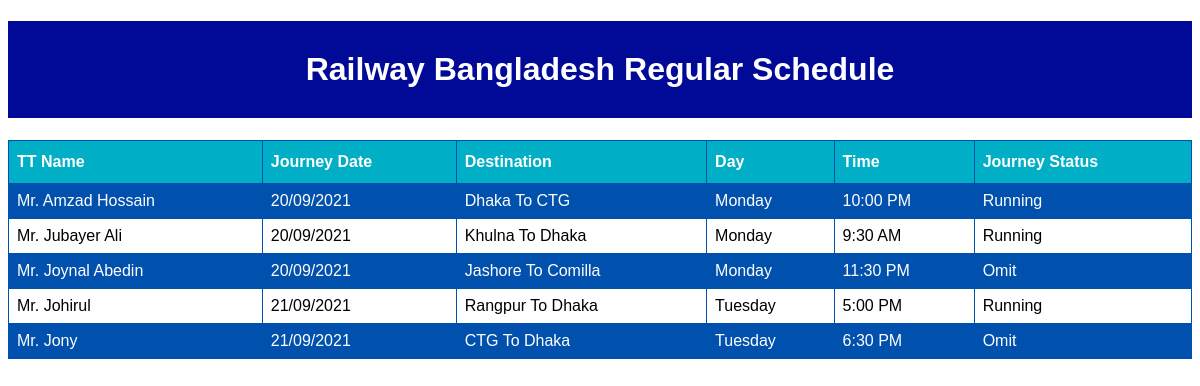
The page /railway_schedule on the database its author committed.
### railapp/models.py (models this page shows, shortened)
class RailSchedule(models.Model):
    tt_name = models.CharField(max_length = 250)
    date = models.CharField(max_length = 250)
    start_point = models.ForeignKey(Start, on_delete = models.CASCADE)
    end_point = models.ForeignKey(End, on_delete = models.CASCADE)
    day = models.ForeignKey(Day, on_delete = models.CASCADE)
    time = models.ForeignKey(Time, on_delete = models.CASCADE)
    journey_status = models.ForeignKey(Status, on_delete = models.CASCADE)

class Start(models.Model):
    start = models.CharField(max_length = 250)

class End(models.Model):
    end = models.CharField(max_length = 250)

class Day(models.Model):
    journey_day = models.CharField(max_length = 250)

class Time(models.Model):
    journey_time = models.CharField(max_length = 250)

class Status(models.Model):
    status = models.CharField(max_length = 250)

### railapp/views.py (the view)
# urls.py: path('railway_schedule', railsche),
def railsche(request):
    rail_sch = RailSchedule.objects.all()
    rail_con = {'rail_schedule':rail_sch}
    return render(request, 'rail_schedule.html',rail_con)

### templates/rail_schedule.html (shortened to what this page needs)
<!DOCTYPE html>
<html>
<head>
</head>
<body>
<div class="rail_sche_head"><h1>Railway Bangladesh Regular Schedule</h1></div>
<table id="customers">
    <tr>
    <th>TT Name</th>
    <th>Journey Date</th>
    <th>Destination</th>
    <th>Day</th>
    <th>Time</th>
    <th>Journey Status</th>
  </tr>
{% for rail_sche in rail_schedule %}
  <tr>
    <td>{{ rail_sche.tt_name }}</td>
    <td>{{ rail_sche.date }}</td>
    <td>{{ rail_sche.start_point.start }} To {{ rail_sche.end_point.end }}</td>
    <td>{{ rail_sche.day.journey_day }}</td>
    <td>{{ rail_sche.time.journey_time }}</td>
    <td>{{ rail_sche.journey_status.status }}</td>
  </tr>
{% endfor %}
</table>
</body>
</html>

### templates/rail_schedule.html (style rules this page uses)
#customers { font-family: Arial, Helvetica, sans-serif; border-collapse: collapse; width: 100%; }
#customers td, #customers th { border: 1px solid #0051ad; padding: 8px; }
#customers tr:nth-child(even) { background-color: #0051ad;color: white; }
#customers th { padding-top: 12px; padding-bottom: 12px; text-align: left; background-color: #00aec5; color: white; }
.rail_sche_head h1 { text-align: center; font-family: sans-serif; background: rgb(0, 10, 151); padding: 30px; color: white; }

### rows shown on the page
RailSchedule: tt_name "Mr. Amzad Hossain", date "20/09/2021", start_point.start "Dhaka", end_point.end "CTG", day.journey_day "Monday", time.journey_time "10:00 PM", journey_status.status "Running"
RailSchedule: tt_name "Mr. Jubayer Ali", date "20/09/2021", start_point.start "Khulna", end_point.end "Dhaka", day.journey_day "Monday", time.journey_time "9:30 AM", journey_status.status "Running"
RailSchedule: tt_name "Mr. Joynal Abedin", date "20/09/2021", start_point.start "Jashore", end_point.end "Comilla", day.journey_day "Monday", time.journey_time "11:30 PM", journey_status.status "Omit"
RailSchedule: tt_name "Mr. Johirul", date "21/09/2021", start_point.start "Rangpur", end_point.end "Dhaka", day.journey_day "Tuesday", time.journey_time "5:00 PM", journey_status.status "Running"
RailSchedule: tt_name "Mr. Jony", date "21/09/2021", start_point.start "CTG", end_point.end "Dhaka", day.journey_day "Tuesday", time.journey_time "6:30 PM", journey_status.status "Omit"
